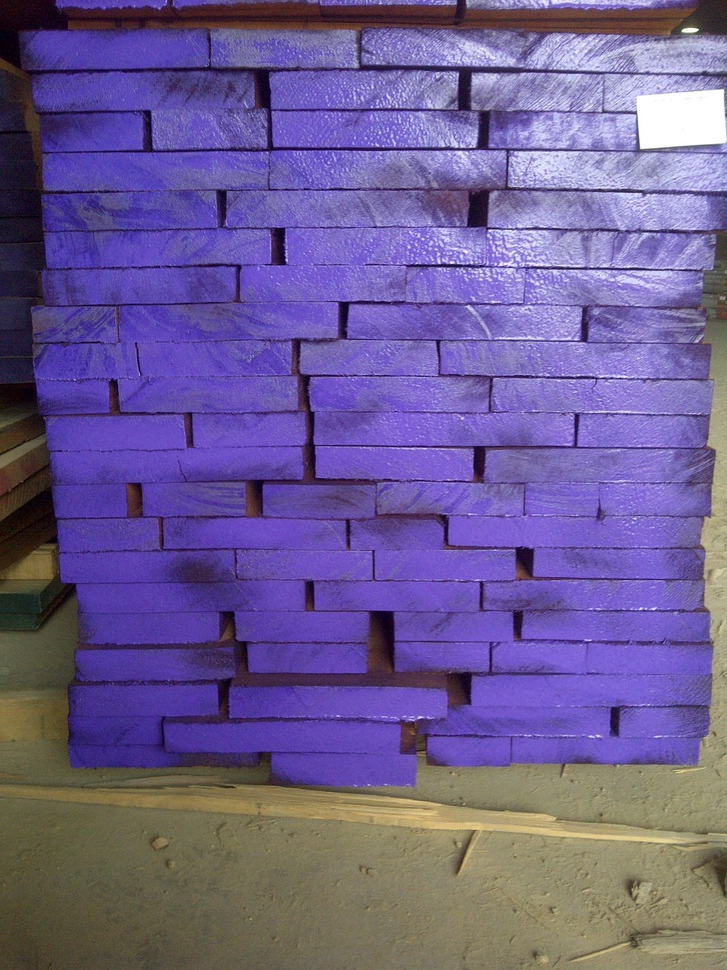
//> input picture Images/78bunk.JPG, 727 x 970 px, shrunk from 972 x 1296 before the run
$ ./edge Images/78bunk.JPG   (built with g++ and OpenCV 4)
//> lines starting //> are read from the running program, lines starting //| are printed output that depends on the picture; after the words box and inside, x2 and y2 are one past the last pixel; in counts of white or black regions, pixels touching at a corner belong together
#include <cv.h>
#include <highgui.h>
#include <iostream>
#include <stdlib.h>
#include <stdio.h>
#include <string>
using namespace cv;

Mat src, src_gray;
Mat dst, detected_edges;

int edgeThresh = 1;
int lowThreshold;
int const max_lowThreshold = 100;
int ratio = 3;
int kernel_size = 3;
string window_name = "Edge Map";

/**
 * @function CannyThreshold
 * @brief Trackbar callback - Canny thresholds input with a ratio 1:3
 */
void CannyThreshold(int, void*)
{
  /// Reduce noise with a kernel 3x3
  blur( src_gray, detected_edges, Size(3,3) );

  /// Canny detector
  Canny( detected_edges, detected_edges, lowThreshold, lowThreshold*ratio, kernel_size );

  /// Using Canny's output as a mask, we display our result
  dst = Scalar::all(0);

  src.copyTo( dst, detected_edges);
  imshow( window_name, dst );
 }


/** @function main */
int main( int argc, char** argv )
{
  /// Load an image
  src = imread( argv[1] );
//> src is the input picture: 970 rows x 727 cols, CV_8UC3; mean B, G, R 144.9, 93.2, 109

  if( !src.data )
  { return -1; }

  /// Create a matrix of the same type and size as src (for dst)
  dst.create( src.size(), src.type() );

  /// Convert the image to grayscale
  cvtColor( src, src_gray, CV_BGR2GRAY );
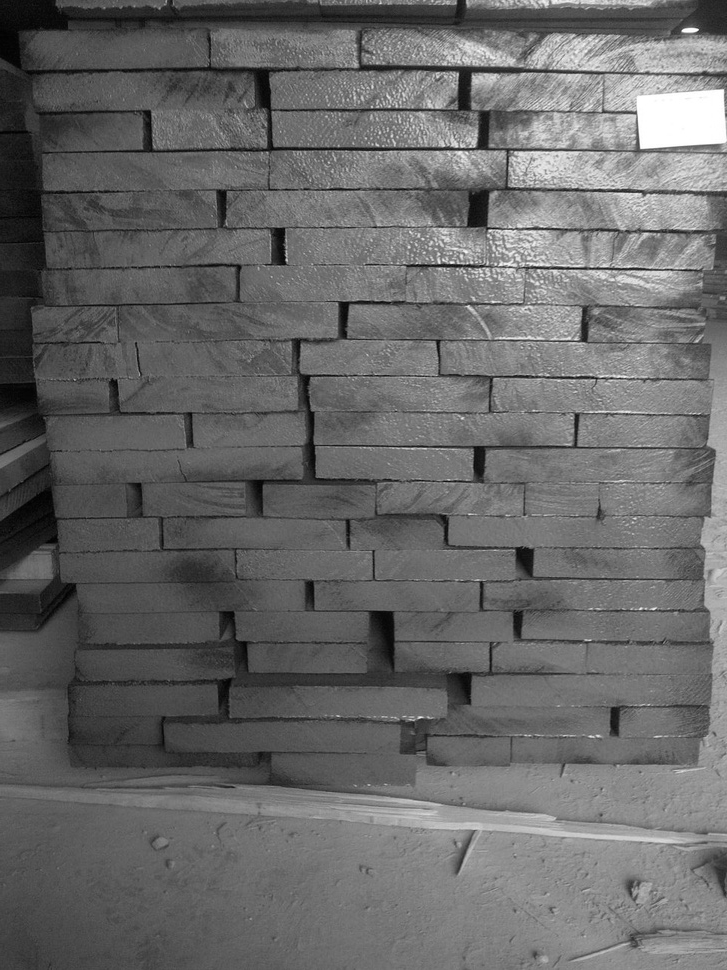
//> src_gray: 970 rows x 727 cols, CV_8UC1; min 1, max 255, mean 103.8

  /// Create a window
  namedWindow( window_name, CV_WINDOW_AUTOSIZE );

  /// Create a Trackbar for user to enter threshold
  createTrackbar( "Min Threshold:", window_name, &lowThreshold, max_lowThreshold, CannyThreshold );

  /// Show the image
  CannyThreshold(0, 0);
//> in CannyThreshold, `Canny( detected_edges, detected_edges, lowThreshold, lowThreshold*rati..`:
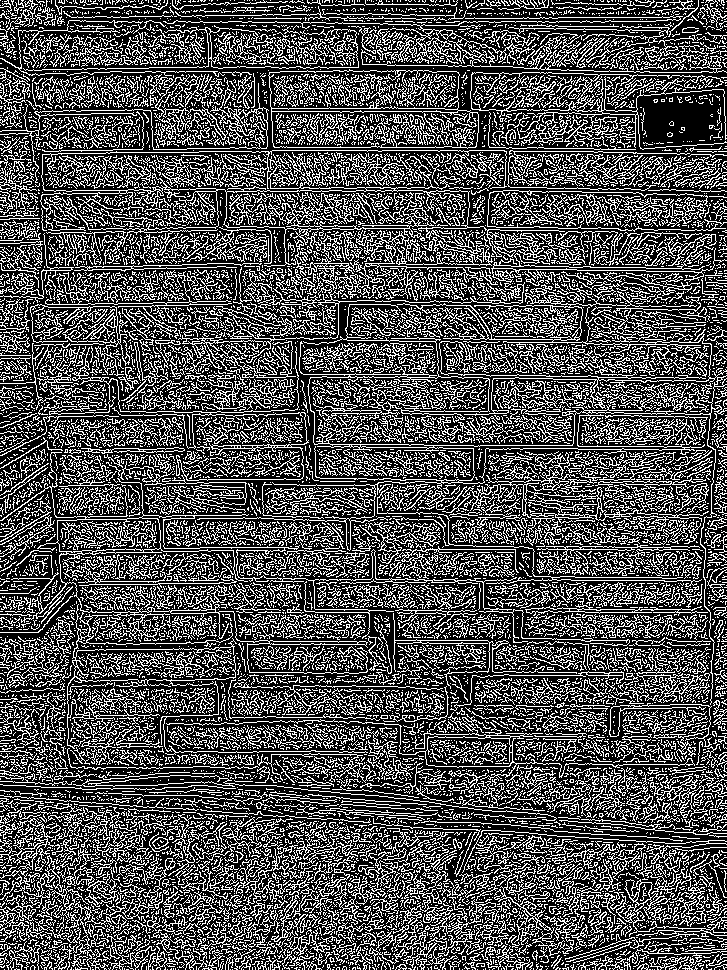
//> detected_edges: 970 rows x 727 cols, CV_8UC1; 31.4% white in thin lines or dots
//> in CannyThreshold, `src.copyTo( dst, detected_edges);`:
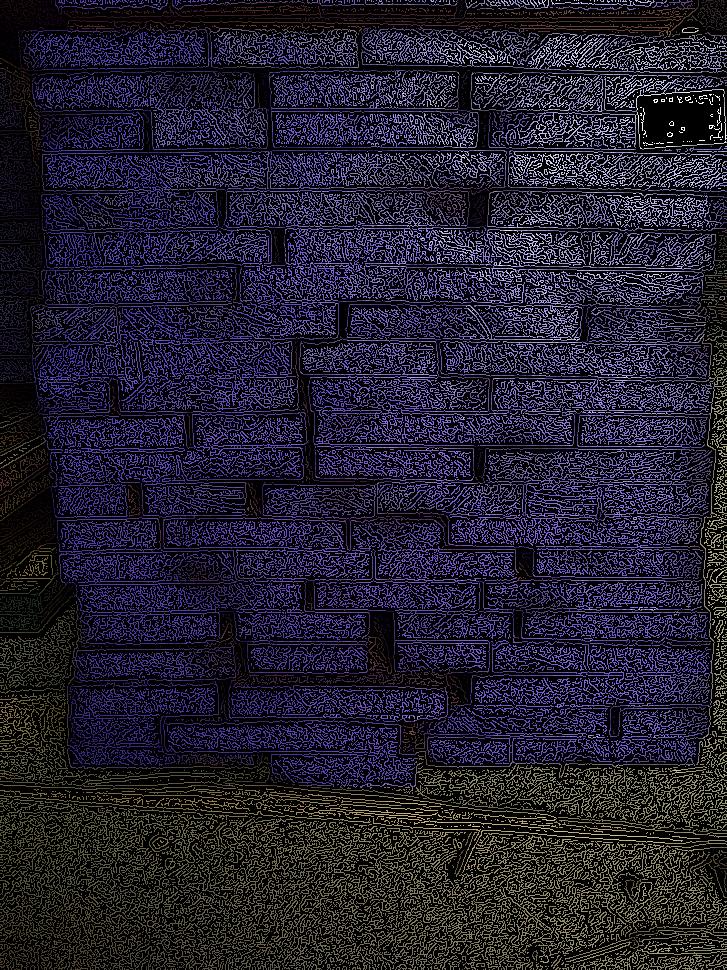
//> dst: 970 rows x 727 cols, CV_8UC3; mean B, G, R 46.3, 29.6, 34.6

  /// Wait until user exit program by pressing a key
  waitKey(0);

  return 0;
}

$ run again, on Images/books.jpg
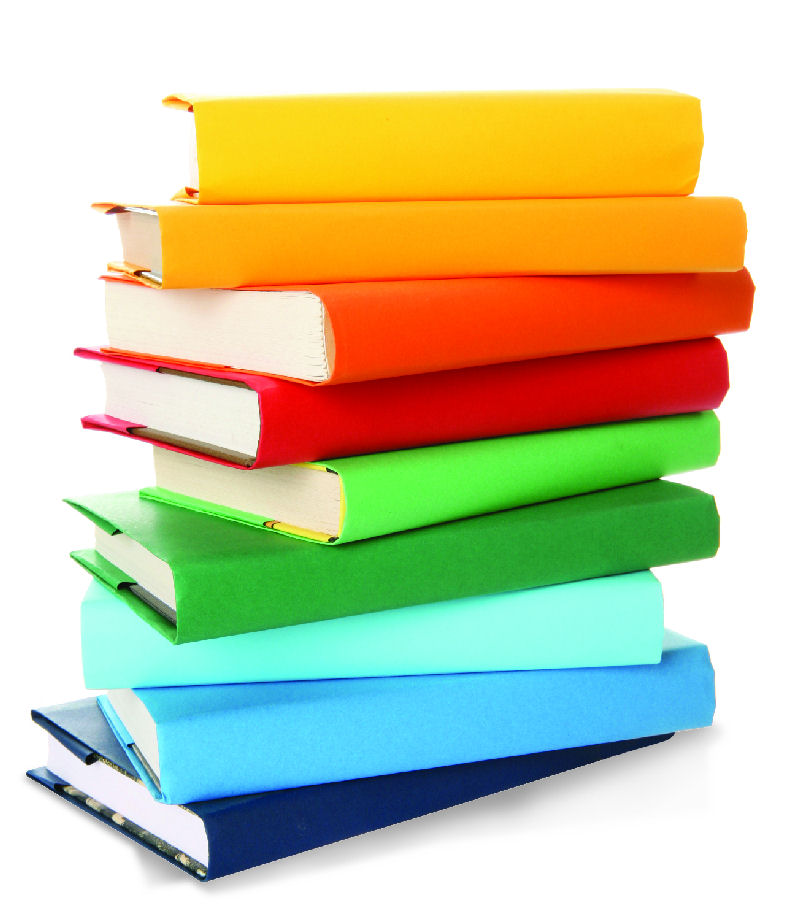
//> input picture Images/books.jpg, 800 x 924 px
//> src is the input picture: 924 rows x 800 cols, CV_8UC3; mean B, G, R 162.3, 199.2, 197.8
//> in CannyThreshold, `Canny( detected_edges, detected_edges, lowThreshold, lowThreshold*rati..`:
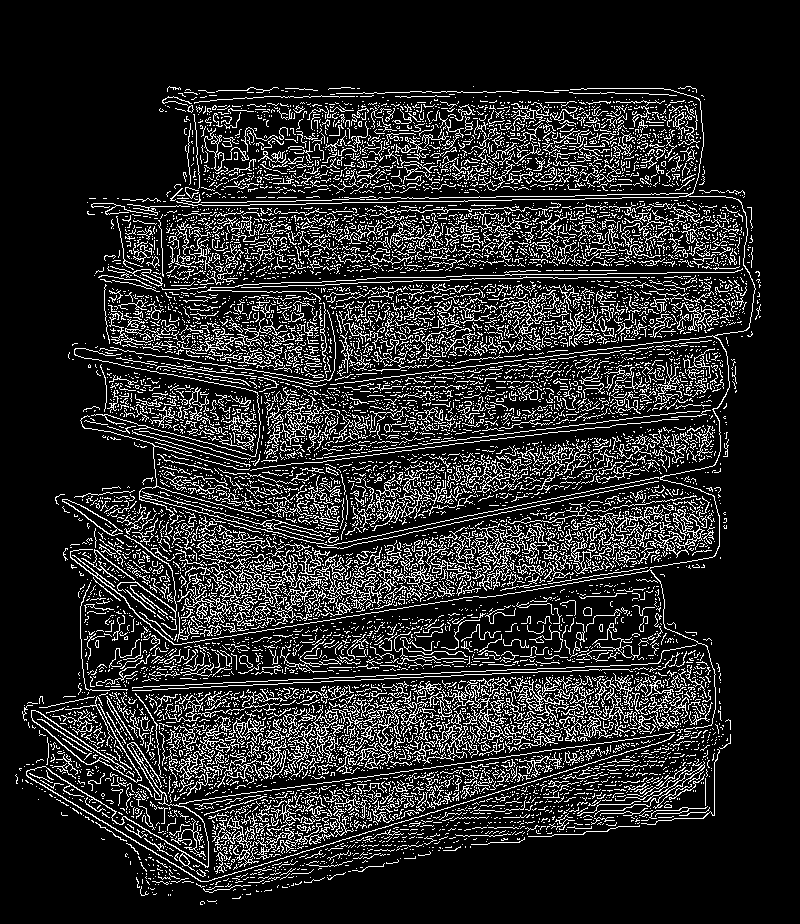
//> detected_edges: 924 rows x 800 cols, CV_8UC1; 15.8% white in thin lines or dots, all inside (x1, y1, x2, y2) = (15, 86, 761, 905)
//> in CannyThreshold, `src.copyTo( dst, detected_edges);`:
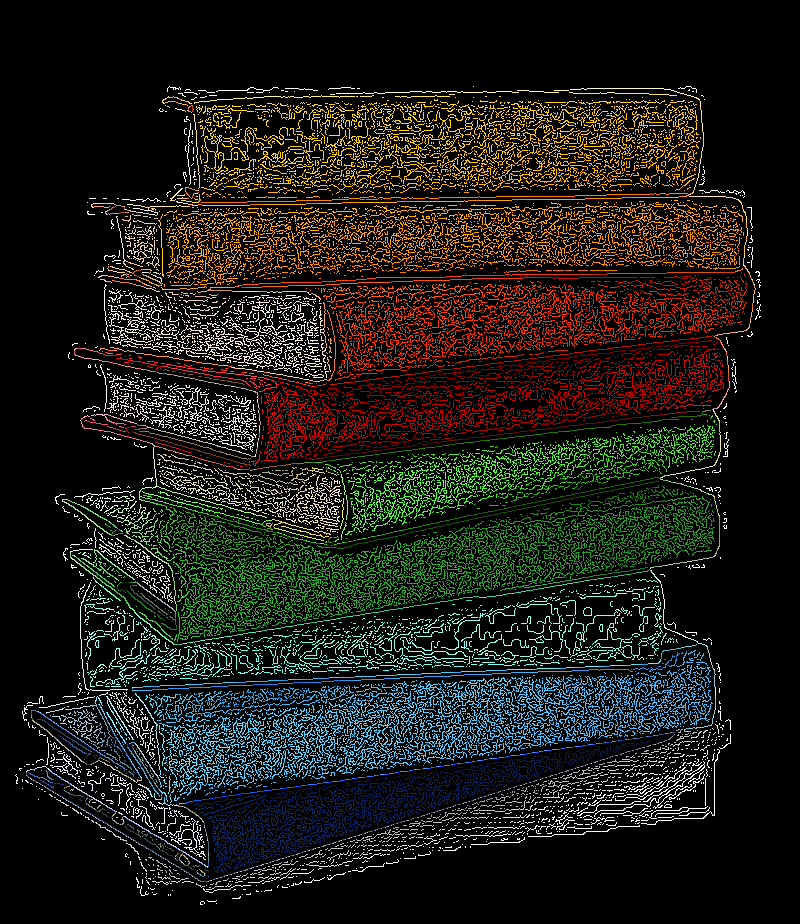
//> dst: 924 rows x 800 cols, CV_8UC3; mean B, G, R 17.4, 26.3, 25.6
